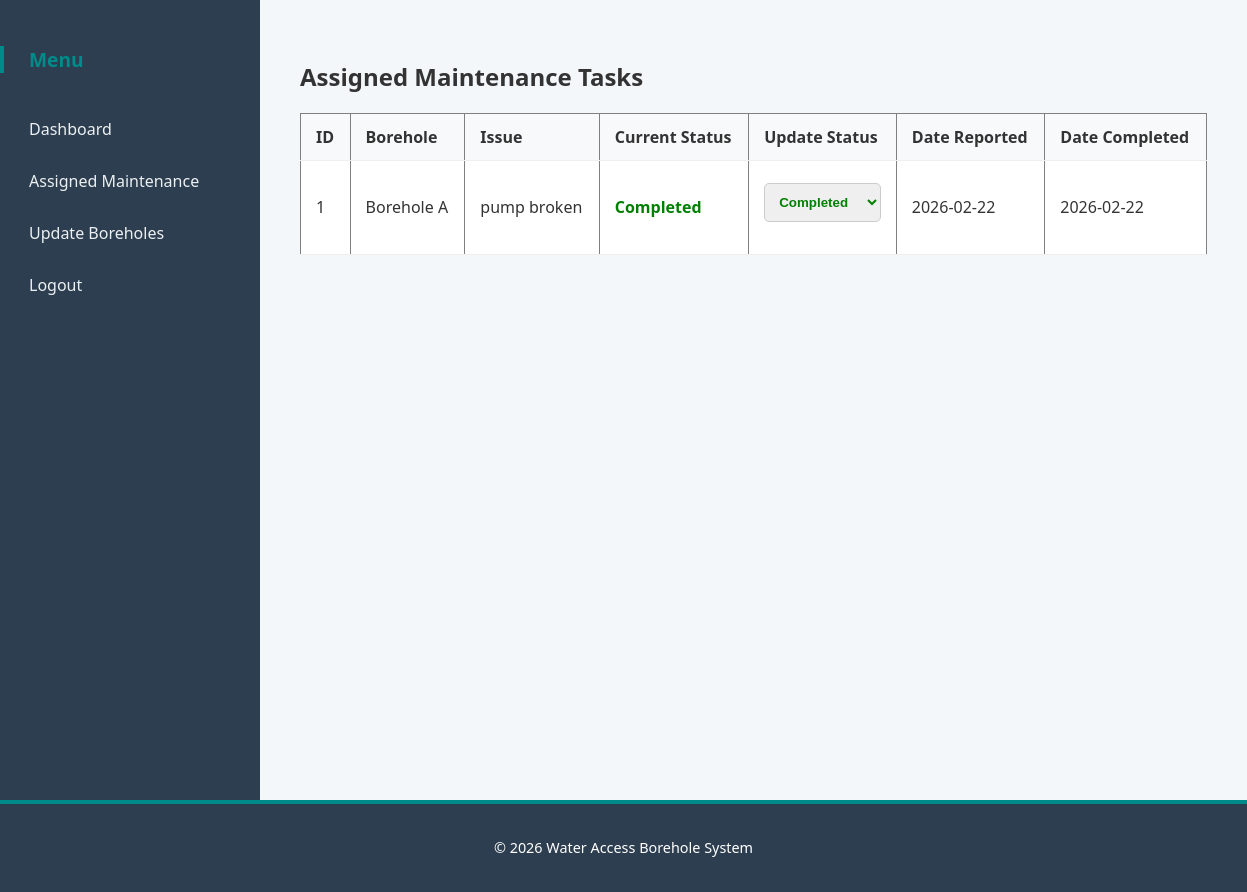
The app's page /technician/update-borehole-status.php (signed in) with its own data.
### tables this page shows
CREATE TABLE `maintenance_tasks` (
  `id` int(11) NOT NULL,
  `borehole_id` int(11) NOT NULL,
  `reported_issue` text NOT NULL,
  `assigned_to` int(11) DEFAULT NULL,
  `status` enum('Pending','In progress','Completed') NOT NULL DEFAULT 'Pending',
  `date_reported` date DEFAULT curdate(),
  `date_completed` date DEFAULT NULL
);

CREATE TABLE `boreholes` (
  `id` int(11) NOT NULL,
  `borehole_name` varchar(100) NOT NULL,
  `location` varchar(100) NOT NULL,
  `status` enum('working','faulty') DEFAULT 'working',
  `created_at` timestamp NOT NULL DEFAULT current_timestamp()
);

### technician/update-borehole-status.php (the view, shortened to what this page needs)
<?php
include("../database.php");
$tech_id = $_SESSION['user_id'];
$stmt = $conn->prepare("
    SELECT mt.id, mt.reported_issue, mt.status, mt.date_reported, mt.date_completed,
           b.borehole_name
    FROM maintenance_tasks mt
    JOIN boreholes b ON mt.borehole_id = b.id
    WHERE mt.assigned_to = ?
    ORDER BY mt.date_reported DESC
");
$stmt->execute([$tech_id]);
$tasks = $stmt->fetchAll(PDO::FETCH_ASSOC);
?>
<?php include("../includes/header.php"); ?>
<div class="dashboard-container">
    <?php include("../includes/sidebar.php"); ?>
    <main class="dashboard">
        <h2>Assigned Maintenance Tasks</h2>
        <?php if(count($tasks) > 0): ?>
            <table border="1" cellpadding="10" style="width:100%; border-collapse: collapse;">
                <thead>
                    <tr>
                        <th>ID</th>
                        <th>Borehole</th>
                        <th>Issue</th>
                        <th>Current Status</th>
                        <th>Update Status</th>
                        <th>Date Reported</th>
                        <th>Date Completed</th>
                    </tr>
                </thead>
                <tbody>
                    <?php foreach($tasks as $task):
                        $status = $task['status'] ?? 'Pending';
                        $color = ($status=='Pending')?'orange':(($status=='In progress')?'blue':'green');
                    ?>
                        <tr>
                            <td><?= $task['id']; ?></td>
                            <td><?= htmlspecialchars($task['borehole_name']); ?></td>
                            <td><?= htmlspecialchars($task['reported_issue']); ?></td>
                            <td class="current-status" data-id="<?= $task['id']; ?>" style="color:<?= $color ?>; font-weight:bold;"><?= htmlspecialchars($status); ?></td>
                            <td>
                                <select class="update-status" data-id="<?= $task['id']; ?>" style="color:<?= $color ?>; font-weight:bold;">
                                    <option value="Completed" <?= $status=='Completed'?'selected':'' ?>>Completed</option>
                                </select>
                            </td>
                            <td><?= $task['date_reported']; ?></td>
                            <td><?= $task['date_completed'] ?? '—'; ?></td>
                        </tr>
                    <?php endforeach; ?>
                </tbody>
            </table>
        <?php else: ?>
            <p>No assigned tasks yet.</p>
        <?php endif; ?>
    </main>
</div>
<?php include("../includes/footer.php"); ?>

### assets/css/style.css (style rules this page uses)
html, body { height: 100%; margin: 0; padding: 0; font-family: 'Segoe UI', Tahoma, Geneva, Verdana, sans-serif; background-color: #f4f7f9; color: #333; display: flex; flex-direction: column; }
main { flex: 1 0 auto; }
.dashboard-container { display: flex; flex-direction: row; min-height: 100vh; width:100% ; }
.dashboard { flex-grow: 1; padding: 40px; }
table { width: 100%; border-collapse: collapse; margin-top: 15px; background: #fff; }
table th, table td { padding: 12px 15px; border-bottom: 1px solid #eee; text-align: left; }
table th { background-color: #f8f9fa; font-weight: 600; }
input, select, textarea { width: 100%; padding: 10px; margin: 10px 0 20px 0; border: 1px solid #ccc; border-radius: 5px; box-sizing: border-box; }

### records on screen
maintenance_tasks: id "1", borehole.borehole_name "Borehole A", reported_issue "pump broken", status "Completed", status+id "Completed", date_reported "2026-02-22", date_completed "2026-02-22"
